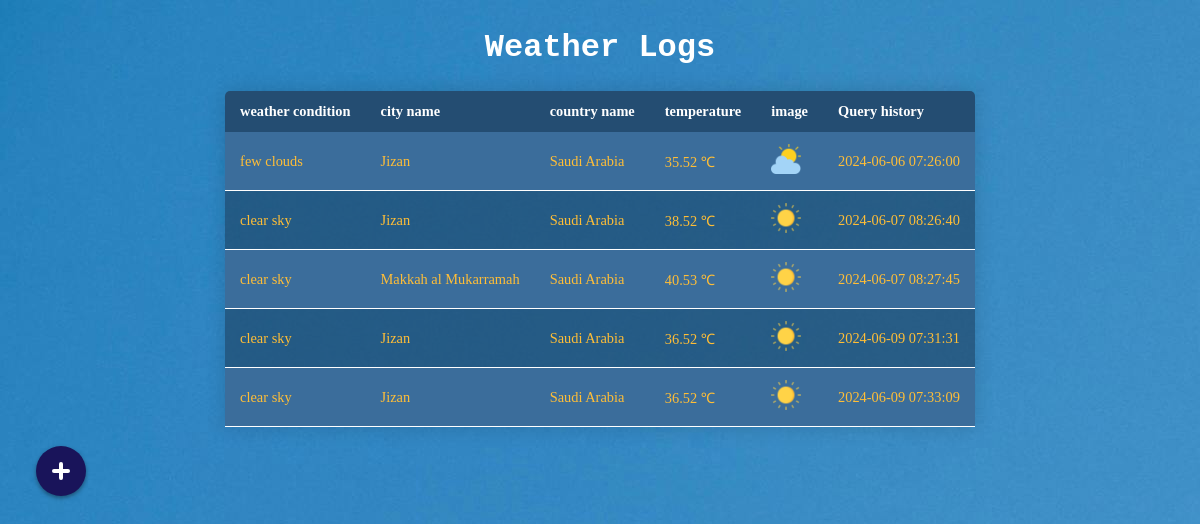
/weather_log (signed in), run on the app's committed database.
### tables this page shows
CREATE TABLE "weather" (id INTEGER PRIMARY KEY AUTOINCREMENT NOT NULL,
 user_id INTEGER NOT NULL,
 city_name TEXT,
 weather_condition TEXT,
 temperature TEXT,
 country_name TEXT,
 image TEXT,
 Query_history TIMESTAMP DEFAULT CURRENT_TIMESTAMP);

### app.py (the view)
@app.route("/weather_log", methods=["GET"])
def weather_logs():
    if len(session) <= 0:
        return redirect("/login")
    data = db.execute("SELECT city_name, weather_condition, temperature, country_name, image, Query_history FROM weather WHERE user_id = ?",session["user_id"])
    print(data)
    return render_template("weather_log.html",data=data)

### templates/weather_log.html (shortened to what this page needs)
{% extends "layout.html" %}
{% block main %}
 <h1> Weather Logs</h1>
<table class="content-table">
    <thead>
    <tr>
        <th> weather condition</th>
        <th> city name</th>
        <th> country name </th>
        <th> temperature </th>
        <th> image </th>
        <th> Query history </th>
    </tr>
    </thead>
    <tbody>
       {% for Data in data %}
       <tr>
           <td>{{ Data.weather_condition }}</td>
           <td> {{ Data.city_name }} </td>
           <td> {{ Data.country_name }} </td>
           <td> {{ Data.temperature }} <span>&#8451;</span></td>
           <td> <img style="width: 30px;" class="weather-image" src="/static/images/weather image/{{Data.image}}.png"></td>
           <td> {{ Data.Query_history }} </td>
       </tr>
     {% endfor %}
    </tbody>
</table>
{% endblock %}

### templates/layout.html (style rules this page uses)
:root { --background: #19145a; --icon-color: #344955; --width: 50px; --height: 50px; --border-radius: 100%; }

### templates/weather_log.html (style rules this page uses)
body { background-image: url("/static/images/pexels-pixabay-531767.jpg"); display: flex; justify-content: center; }
h1 { color: white; font-family: 'Courier New', Courier, monospace; text-align: center; }
.content-table { border-collapse: collapse; margin: 25px 0; font-size: 0.9em; min-width: 400px; border-radius: 5px 5px 0 0; overflow: hidden; box-shadow: 0 0 20px rgba(0, 0, 0, 0.15); }
.content-table thead tr { background-color: #244d72; color: white; text-align: left; font-weight: bold; }
.content-table th, .content-table td { padding: 12px 15px; font-family: 'Courier New', Courier,; }
.content-table tbody tr { border-bottom: 1px solid white; background-color: #3b6d9b; color: #ffbe37; }
.content-table tbody tr:nth-of-type(even) { background-color: #1f4364a4; }

### data on the page
weather: weather_condition "few clouds", city_name "Jizan", country_name "Saudi Arabia", temperature "35.52", image (picture), Query_history "2024-06-06 07:26:00"
weather: weather_condition "clear sky", city_name "Jizan", country_name "Saudi Arabia", temperature "38.52", image (picture), Query_history "2024-06-07 08:26:40"
weather: weather_condition "clear sky", city_name "Makkah al Mukarramah", country_name "Saudi Arabia", temperature "40.53", image (picture), Query_history "2024-06-07 08:27:45"
weather: weather_condition "clear sky", city_name "Jizan", country_name "Saudi Arabia", temperature "36.52", image (picture), Query_history "2024-06-09 07:31:31"
weather: weather_condition "clear sky", city_name "Jizan", country_name "Saudi Arabia", temperature "36.52", image (picture), Query_history "2024-06-09 07:33:09"
